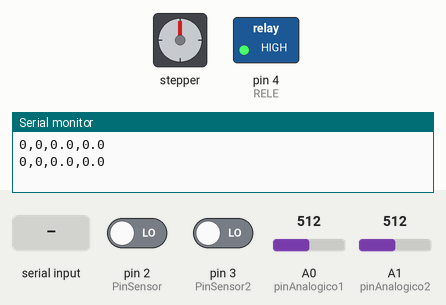
This sketch was run on a simulated Arduino Uno, built with avr-gcc and run on an emulated ATmega328P. On the bench: stepper motor, switched loads named in the sketch (green lamp = pin HIGH), the last lines printed to the serial monitor. Wiring (inferred from the names in the program): stepper motor driver (200 steps per turn assumed): step pin 7; direction pin 6; enable pin 8. The inputs (shaded band) are chosen by the test bench; at power-on: pin 2 (PinSensor) LOW, pin 3 (PinSensor2) LOW, A0 (pinAnalogico1) = 512, A1 (pinAnalogico2) = 512. Pins used as bus, display or sensor lines are not drawn.

Above: at 1.2 s.
1.3 s: "START\n" received over Serial
At 2.61 s:
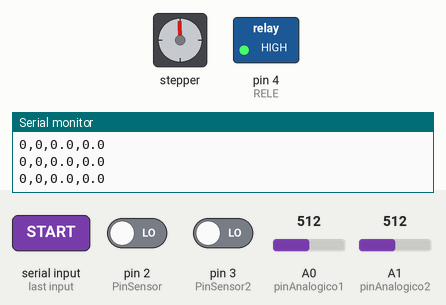
4.3 s: "RELE_ON\n" received over Serial
At 5.6 s:
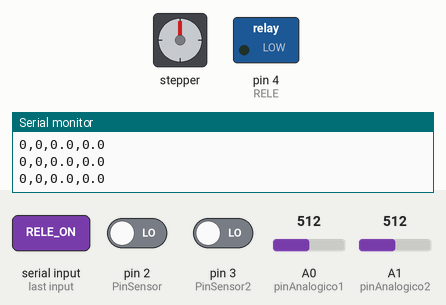
7.3 s: "PAUSE:90\n" received over Serial
10.3 s: pin 2 (PinSensor) driven HIGH
13.3 s: "STOP\n" received over Serial
At 14.5 s:
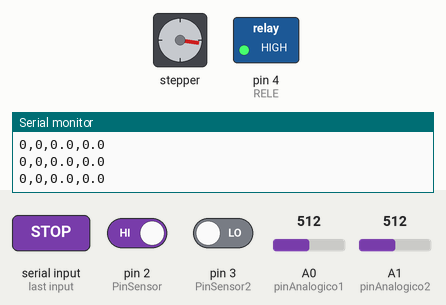
14.8 s: "RELE_ON\n" received over Serial
At 16.0 s:
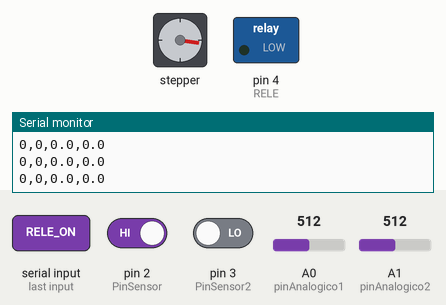
Timing chart, 0 to 18.3 s (numbered marks = the images above; inputs shaded):
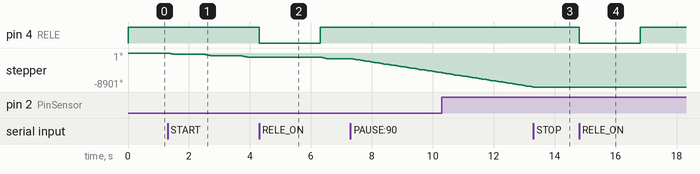

The sketch:

firmware_reactor.ino
```cpp
const int dirPin = 6;       // Pin de dirección
const int stepPin = 7;      // Pin de pulso (paso)
const int PinSensor = 2;    // Caudalímetro 1
const int PinSensor2 = 3;   // Caudalímetro 2
const int enable = 8;       // Pin de habilitación del driver
const int RELE = 4;

const int pinAnalogico1 = A0; // Entrada analógica 1
const int pinAnalogico2 = A1; // Entrada analógica 2

float factor_conversion1 = 7.5;
float factor_conversion2 = 7.5;
bool releActivo = false; // Variable para controlar el estado del relé

volatile unsigned long contadorPulsos1 = 0;
volatile unsigned long contadorPulsos2 = 0;
unsigned long tiempoUltimaMedicion = 0;
float frecuencia1 = 0, frecuencia2 = 0;

int stepDelay = 1000;       // Retardo entre pasos en microsegundos
bool motorEnMarcha = false;
int pasosPorHueco = 200;    // Pasos por hueco (valor por defecto)
unsigned long tiempoDetencion = 1000; // Tiempo de pausa entre huecos (en milisegundos)

void ContarPulsos() {
  contadorPulsos1++;
}

void ContarPulsos2() {
  contadorPulsos2++;
}


void CalcularFrecuencia() {
  unsigned long tiempoActual = millis();
  if (tiempoActual - tiempoUltimaMedicion >= 400) {
    noInterrupts(); // Pausar interrupciones momentáneamente
    frecuencia1 = contadorPulsos1;
    frecuencia2 = contadorPulsos2;
    contadorPulsos1 = 0;
    contadorPulsos2 = 0;
    interrupts(); // Reanudar interrupciones
    tiempoUltimaMedicion = tiempoActual;

    // Leer valores analógicos y convertirlos a voltaje
    int lectura1 = analogRead(pinAnalogico1);
    int lectura2 = analogRead(pinAnalogico2);
    float voltaje1 = (lectura1 / 1023.0) * 3.3;
    float voltaje2 = (lectura2 / 1023.0) * 3.3;

    // Imprimir datos al serial
//    Serial.print(frecuencia1); Serial.print(",");
    Serial.print(frecuencia1,0); Serial.print(",");   //caudal en litros/minuto
  //  Serial.print(frecuencia2); Serial.print(",");
    Serial.print(frecuencia2,0); Serial.print(",");     //volumen =volumen+(caudal/60)*(dt/10000)
    Serial.print(frecuencia1 / factor_conversion1,1); Serial.print(",");
    Serial.println(frecuencia2 / factor_conversion2,1);//Serial.print(",");
   //Serial.print(frecuencia1,0); Serial.print(",");
   //Serial.println(frecuencia2,0);
  }
}

void MoverMotor() {
  static unsigned long ultimaTransicion = 0;
  static unsigned long inicioPausa = 0;
  static int pasosRealizados = 0;
  static bool enPausa = false;

  if (motorEnMarcha && stepDelay > 0 && !enPausa) {
    if (pasosRealizados < pasosPorHueco) {
      unsigned long tiempoActual = micros();
      if (tiempoActual - ultimaTransicion >= stepDelay) {
        ultimaTransicion = tiempoActual;
        digitalWrite(stepPin, HIGH);
        delayMicroseconds(2);
        digitalWrite(stepPin, LOW);
        pasosRealizados++;
      }
    } else {
      enPausa = true;
      inicioPausa = millis();
      pasosRealizados = 0;
    }
  } else if (enPausa) {
    if (millis() - inicioPausa >= tiempoDetencion) {
      enPausa = false;
    }
  }
}

void ProcesarComando() {
  if (Serial.available() > 0) {
    String comando = Serial.readStringUntil('\n');
    comando.trim();

    if (comando == "RELE_ON") {
      releActivo = true;
      digitalWrite(RELE, LOW);
      delay(2000);
      releActivo = false;
      digitalWrite(RELE, HIGH);
    } else if (comando == "RELE_OFF") {
      releActivo = false;
      //digitalWrite(RELE, HIGH);
    } else if (comando.startsWith("SPEED:")) {
      int nuevaVelocidad = comando.substring(6).toInt();
      stepDelay = max(1, nuevaVelocidad);
    } else if (comando == "START") {
      motorEnMarcha = true;
    } else if (comando == "STOP") {
      motorEnMarcha = false;
    } else if (comando == "DIR") {
      digitalWrite(dirPin, !digitalRead(dirPin));
    } else if (comando.startsWith("Ka:")) {
      float nuevoFactor1 = comando.substring(3).toFloat();
      factor_conversion1 = max(5, nuevoFactor1);
      Serial.println("factor actualizado a :" + String(factor_conversion1));
    } else if (comando.startsWith("Kb:")) {
      float nuevoFactor2 = comando.substring(3).toFloat();
      factor_conversion2 = max(5, nuevoFactor2);
       Serial.print("Nuevo K2: ");
      Serial.println("factor actualizado a :" + String(factor_conversion1));
    } else if (comando.startsWith("PAUSE:")) {
      int nuevoTiempo = comando.substring(6).toInt();
      tiempoDetencion = max(0, nuevoTiempo);
    }
  }
}

void setup() {
  pinMode(dirPin, OUTPUT);
  pinMode(stepPin, OUTPUT);
  pinMode(enable, OUTPUT);
  pinMode(RELE, OUTPUT);
  pinMode(pinAnalogico1, INPUT);
  pinMode(pinAnalogico2, INPUT);

  digitalWrite(RELE, HIGH);
  digitalWrite(enable, LOW);
  Serial.begin(9600);

  pinMode(PinSensor, INPUT);
  pinMode(PinSensor2, INPUT);
  attachInterrupt(digitalPinToInterrupt(PinSensor), ContarPulsos, RISING);
  attachInterrupt(digitalPinToInterrupt(PinSensor2), ContarPulsos2, RISING);
}

void loop() {
  ProcesarComando();
  CalcularFrecuencia();
  MoverMotor();
}
```

Measured:
- after the input at 1.3 s, stepper: turns 360° counter-clockwise in 0.20 s, then 360° counter-clockwise in 0.20 s, then 360° counter-clockwise in 0.20 s
- after the input at 4.3 s, pin 4 (RELE): HIGH → LOW at once, → HIGH 2.0 s later
- after the input at 14.8 s, pin 4 (RELE): HIGH → LOW at once, → HIGH 2.0 s later
